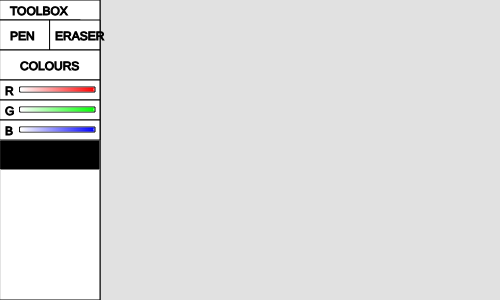
Frame 1 (no input)
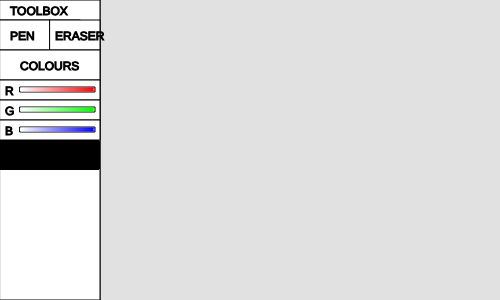
Frame 60 (no input)
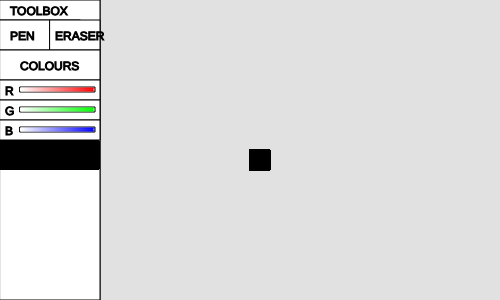
Frame 120 (the mouse pressed at the canvas centre since frame 60)

The p5.js sketch that drew these frames (run headless with seeded random() and noise() and a simulated clock; from frame 60 on, the mouse is pressed at the canvas centre):

// p5.js sketch
// ── sketch.js
function setup() {
    createCanvas(500, 300);
    background(225);
    stroke(0);
    rect(0, 0, 100, 300);
    rect(0, 0, 100, 300);
    line(0, 20, 80, 20);
    rect(0, 20, 50, 30);
    text("PEN", 10, 40);
    rect(50, 20, 50, 30);
    text("ERASER", 55, 40);
    text("TOOLBOX", 10, 15);
    rect(0, 50, 100, 30);
    text("COLOURS", 20, 70);
    rect(0, 80, 100, 20);
    text("R", 5, 95);
    rect(20, 87, 75, 5)
    rect(0, 100, 100, 20);
    text("G", 5, 115);
    rect(20, 107, 75, 5)
    rect(0, 120, 100, 20);
    text("B", 5, 135);
    rect(20, 127, 75, 5)
    for (let i = 21; i < 94; i++) {
        // stroke((i-21)/75*255, 0, 0);
        let x = map(i, 21, 94, 0, 255);
        stroke(255, 255 - x, 255 - x);
        rect(i, 88, 1, 3);
        stroke(255 - x, 255, 255 - x);
        rect(i, 108, 1, 3);
        stroke(255 - x, 255 - x, 255);
        rect(i, 128, 1, 3);
    }
    stroke(0);
    stroke(colourR, colourG, colourB);
}

let colourR = 0;
let colourG = 0;
let colourB = 0;
let ERASER = 255;
let ifEraser = false;
    
function draw() {
    if (ifEraser == false) {
        fill(colourR, colourG, colourB);
        stroke(colourR, colourG, colourB);
        rect(1, 141, 98, 28);
    }
    if (mouseIsPressed && mouseX > 100)  {
        rect(mouseX, mouseY, 20, 20);
    }
    if (mouseIsPressed && mouseX < 50 && mouseY > 20 && mouseY < 50) {
        fill(colourR, colourG, colourB);
        stroke(colourR, colourG, colourB);
        ifEraser = false;
    }
    if (mouseIsPressed && mouseX > 50 && mouseX < 100 && mouseY > 20 && mouseY < 50) {
        fill(ERASER);
        stroke(ERASER);
        ifEraser = true;
    }
    if (mouseIsPressed && mouseX > 20 && mouseX < 94 && mouseY > 87 && mouseY < 94) {
        colourR = map(mouseX, 20, 94, 0, 255);
    }
    if (mouseIsPressed && mouseX > 20 && mouseX < 94 && mouseY > 107 && mouseY < 114) {
        colourG = map(mouseX, 20, 94, 0, 255);
    }
    if (mouseIsPressed && mouseX > 20 && mouseX < 94 && mouseY > 127 && mouseY < 134) {
        colourB = map(mouseX, 20, 94, 0, 255);
    }
}
